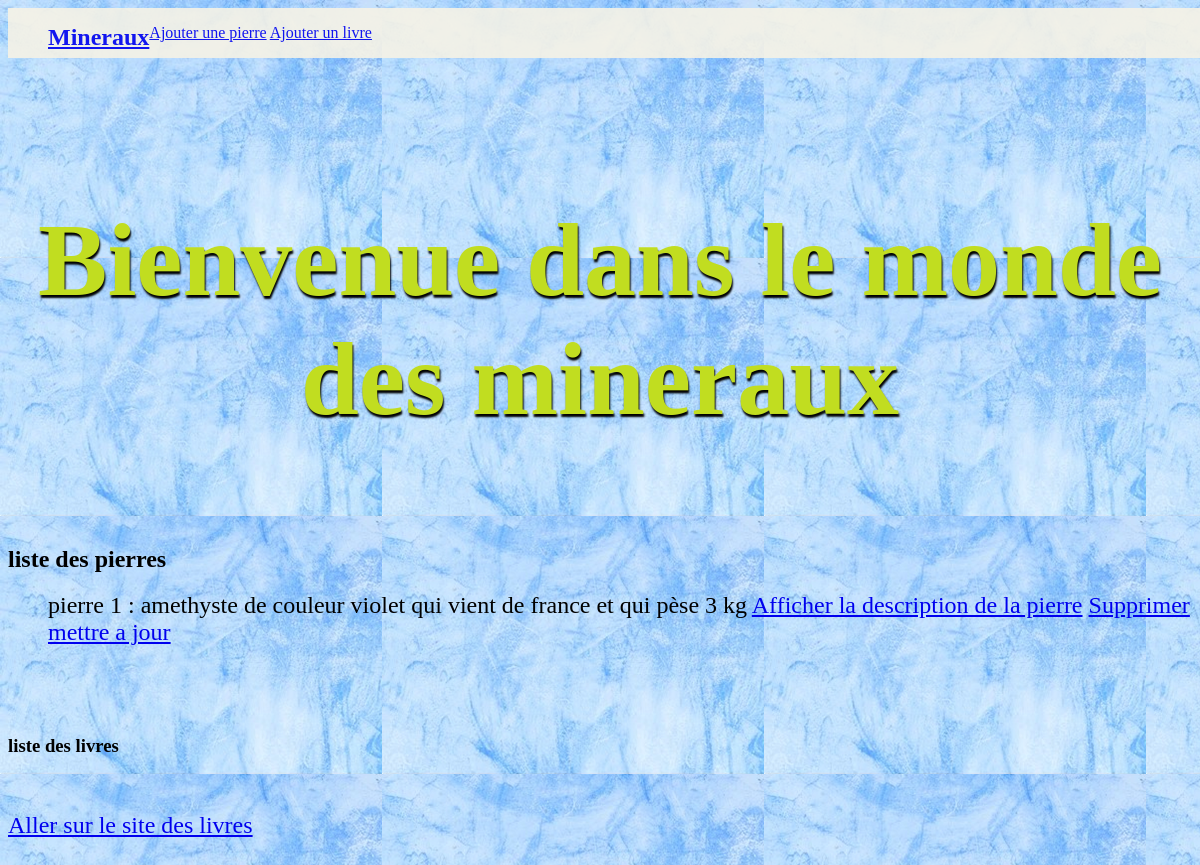
Before: /mesmineraux/index/ with the older database file.
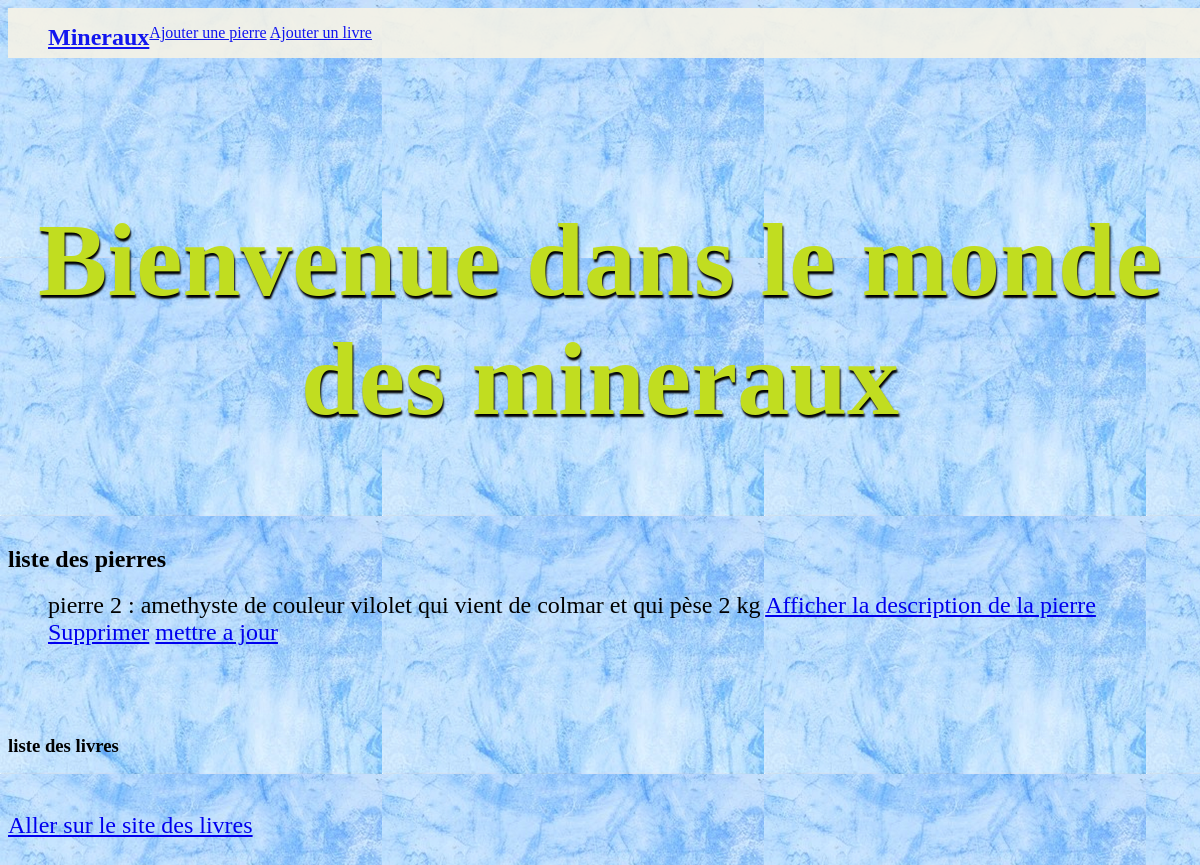
After: the same page with the newer database file.
### mesmineraux/models.py (models this page shows, shortened)
class mesmineraux(models.Model):
    nompierre = models.CharField(max_length=100)
    couleur = models.CharField(max_length = 100)
    nationalité = models.CharField(max_length = 100)
    poids = models.IntegerField(blank=False)
    resume = models.TextField(null = True, blank = True)
    def __str__(self):
        chaine = f"{self.nompierre} de couleur {self.couleur} qui vient de {self.nationalité} et qui pèse {self.poids} kg"
        return chaine

### mesmineraux/views.py (the view)
# urls.py: path('index/', views.index),
def index(request):
    liste = models.mesmineraux.objects.all()
    return render(request, 'mesmineraux/index.html', {"liste": liste})

### mesmineraux/templates/mesmineraux/index.html (shortened to what this page needs)
<!DOCTYPE html>
<html lang="en">
<head>
    {% load static %}
    <link rel="stylesheet" href="{% static 'mesmineraux/index.css' %}">
<nav>
    <ul>
        <li id="logo"><a href="#">Mineraux</a></li>
        <a href ="/mesmineraux/ajout">Ajouter une pierre</a>
        <a href ="/mesmineraux/ajoutlivre">Ajouter un livre</a>
    </ul>
</nav>
</head>
<body>
<br> <br> <br> <br>
<h1> Bienvenue dans le monde des mineraux </h1>
<br>
<h2> liste des pierres </h2>
<ul>
{% for l in liste %}
<li> pierre {{l.id}} : {{l}}
    <a href ="/mesmineraux/affiche/{{l.id}}/"> Afficher la description de la pierre</a>
    <a href ="/mesmineraux/delete/{{l.id}}/"> Supprimer</a>
    <a href ="/mesmineraux/update/{{l.id}}/"> mettre a jour</a>
</li>
    {% endfor %}
</ul>
<br><br><br>
<h3>liste des livres</h3>
<br><br>
<li>
    <a href ="/mesmineraux/indexlivre/">Aller sur le site des livres</a>
</li>
<br><br>
</body>
</html>

### mesmineraux/static/mesmineraux/index.css (style rules this page uses)
h1 { font-family: 'Goudy Old Style', cursive; text-align: center; color: rgb(193, 221, 32); font-size: 6.5em; margin-top: 120px; text-shadow: 1px 3px 2px black; }
html { scroll-behavior: smooth; }
nav { overflow: hidden; background-color: #f5f2e6; position: fixed; width: 100%; opacity: 0.9; }
li { list-style-type: none; font-size: 1.5em; }

Changed rows visible on the page:
removed mesmineraux: id "1", nompierre+couleur+nationalité "amethyste de couleur violet qui vient de france et qui pèse 3 kg"
added mesmineraux: id "2", nompierre+couleur+nationalité "amethyste de couleur vilolet qui vient de colmar et qui pèse 2 kg"
